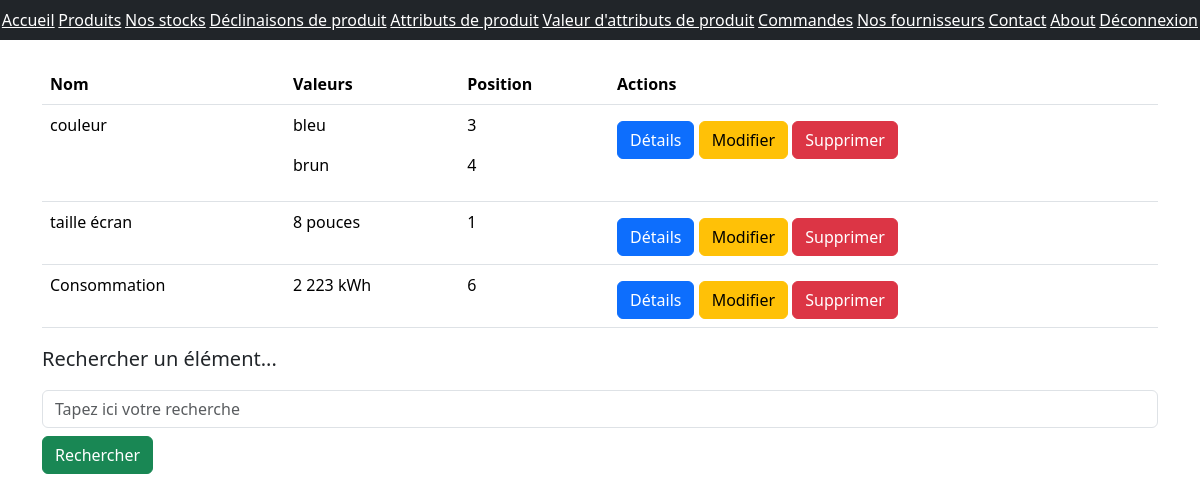
/monapp/product-attributes/ (signed in), run on the app's committed database.
### monapp/models.py (models this page shows, shortened)
class ProductAttribute(models.Model):
    class Meta:
        verbose_name = "Attribut"
    name = models.CharField(max_length=100)

class ProductAttributeValue(models.Model):
    class Meta:
        verbose_name = "Valeur attribut"
        ordering = ["position"]
    value = models.CharField(max_length=100)
    product_attribute = models.ForeignKey(
        "ProductAttribute", verbose_name="Unité", on_delete=models.CASCADE
    )
    position = models.PositiveSmallIntegerField("Position", null=True, blank=True)

### monapp/views.py (the view)
@method_decorator(user_passes_test(is_admin), name="dispatch")
class ProductAttributeListView(ListView):
    model = ProductAttribute
    template_name = "monapp/list_product_attributes.html"
    context_object_name = "productattributes"
    def get_queryset(self):
        query = self.request.GET.get("search")
        if query:
            return ProductAttribute.objects.filter(name__icontains=query)
        return ProductAttribute.objects.all()
    def get_context_data(self, **kwargs):
        context = super(ProductAttributeListView, self).get_context_data(**kwargs)
        context["titremenu"] = "Liste des attributs"
        return context

### monapp/views.py (called while the page is built)
def is_admin(user):
    return user.is_superuser

### monapp/templates/monapp/list_product_attributes.html (shortened to what this page needs)
{% extends 'monapp/base.html' %}
{% block contenu %}
  <table class="table">
    <thead>
      <th>Nom</th>
      <th>Valeurs</th>
      <th>Position</th>
      <th>Actions</th>
    </thead>
    <tbody>
      {% for attribute in productattributes %}
        <tr>
          <td>{{ attribute.name }}</td>
          <td>
            {% for value in attribute.productattributevalue_set.all %}
              <p>{{ value.value }}</p>
            {% empty %}
              <p>Aucune valeur</p>
            {% endfor %}
          </td>
          <td>
            {% for value in attribute.productattributevalue_set.all %}
              <p>{{ value.position }}</p>
            {% empty %}
              <p>Aucune valeur</p>
            {% endfor %}
          </td>
          <td>
            <a href="{% url 'product-attribute-detail' attribute.id %}" class="btn btn-primary mt-2">Détails</a>
            <a href="{% url 'product-attribute-update' attribute.id %}" class="btn btn-warning mt-2">Modifier</a>
            <a href="{% url 'product-attribute-delete' attribute.id %}" class="btn btn-danger mt-2">Supprimer</a>
          </td>
        </tr>
      {% endfor %}
    </tbody>
  </table>
  <p class="lead mb-3 ml-0">Rechercher un élément...</p>
  <form method="GET" action="">
    <input class="form-control" type="text" name="search" placeholder="Tapez ici votre recherche" value="{{ request.GET.search }}" />
    <button type="submit" class="btn btn-success mt-2">Rechercher</button>
  </form>
{% endblock %}

### data on the page
ProductAttribute: name "couleur"
ProductAttributeValue: value "bleu", position "3"
ProductAttributeValue: value "brun", position "4"
ProductAttribute: name "taille écran"
ProductAttributeValue: value "8 pouces", position "1"
ProductAttribute: name "Consommation"
ProductAttributeValue: value "2 223 kWh", position "6"
